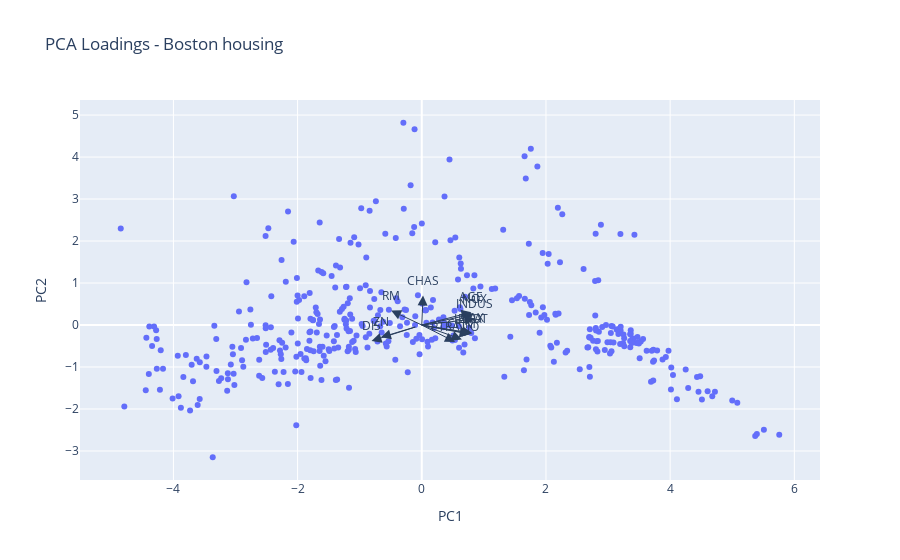

This figure's notebook cell:
### Code cell
fig = px.scatter(pca_fit, x=0, y=1, title="PCA Loadings - Boston housing",
                 labels={'0': 'PC1', '1': 'PC2'})

for i, feature in enumerate(features):
    fig.add_annotation(
        ax=0, ay=0,
        axref="x", ayref="y",
        x=loadings[i, 0],
        y=loadings[i, 1],
        showarrow=True,
        arrowsize=2,
        arrowhead=2,
        xanchor="right",
        yanchor="top"
    )
    fig.add_annotation(
        x=loadings[i, 0],
        y=loadings[i, 1],
        ax=0, ay=0,
        xanchor="center",
        yanchor="bottom",
        text=feature,
        yshift=5,
    )
fig.show()

### Figure 1 — Plotly figure (JSON) as saved in the notebook; plotly's stock layout.template omitted (floating-point values rounded to 4 significant figures; data arrays with more than 128 entries replaced by an {"elided": "..."} marker saying what was removed)
{"data": [{"hovertemplate": "PC1=%{x}<br>PC2=%{y}<extra></extra>", "legendgroup": "", "marker": {"color": "#636efa", "symbol": "circle"}, "mode": "markers", "name": "", "orientation": "v", "showlegend": false, "type": "scatter", "x": {"elided": "404 float values"}, "xaxis": "x", "y": {"elided": "404 float values"}, "yaxis": "y"}], "layout": {"annotations": [{"arrowhead": 2, "arrowsize": 2, "ax": 0, "axref": "x", "ay": 0, "ayref": "y", "showarrow": true, "x": 0.6466, "xanchor": "right", "y": -0.3432, "yanchor": "top"}, {"ax": 0, "ay": 0, "text": "CRIM", "x": 0.6466, "xanchor": "center", "y": -0.3432, "yanchor": "bottom", "yshift": 5}, {"arrowhead": 2, "arrowsize": 2, "ax": 0, "axref": "x", "ay": 0, "ayref": "y", "showarrow": true, "x": -0.6581, "xanchor": "right", "y": -0.2936, "yanchor": "top"}, {"ax": 0, "ay": 0, "text": "ZN", "x": -0.6581, "xanchor": "center", "y": -0.2936, "yanchor": "bottom", "yshift": 5}, {"arrowhead": 2, "arrowsize": 2, "ax": 0, "axref": "x", "ay": 0, "ayref": "y", "showarrow": true, "x": 0.8538, "xanchor": "right", "y": 0.1431, "yanchor": "top"}, {"ax": 0, "ay": 0, "text": "INDUS", "x": 0.8538, "xanchor": "center", "y": 0.1431, "yanchor": "bottom", "yshift": 5}, {"arrowhead": 2, "arrowsize": 2, "ax": 0, "axref": "x", "ay": 0, "ayref": "y", "showarrow": true, "x": 0.01965, "xanchor": "right", "y": 0.7024, "yanchor": "top"}, {"ax": 0, "ay": 0, "text": "CHAS", "x": 0.01965, "xanchor": "center", "y": 0.7024, "yanchor": "bottom", "yshift": 5}, {"arrowhead": 2, "arrowsize": 2, "ax": 0, "axref": "x", "ay": 0, "ayref": "y", "showarrow": true, "x": 0.842, "xanchor": "right", "y": 0.2639, "yanchor": "top"}, {"ax": 0, "ay": 0, "text": "NOX", "x": 0.842, "xanchor": "center", "y": 0.2639, "yanchor": "bottom", "yshift": 5}, {"arrowhead": 2, "arrowsize": 2, "ax": 0, "axref": "x", "ay": 0, "ayref": "y", "showarrow": true, "x": -0.4933, "xanchor": "right", "y": 0.3442, "yanchor": "top"}, {"ax": 0, "ay": 0, "text": "RM", "x": -0.4933, "xanchor": "center", "y": 0.3442, "yanchor": "bottom", "yshift": 5}, {"arrowhead": 2, "arrowsize": 2, "ax": 0, "axref": "x", "ay": 0, "ayref": "y", "showarrow": true, "x": 0.7992, "xanchor": "right", "y": 0.3057, "yanchor": "top"}, {"ax": 0, "ay": 0, "text": "AGE", "x": 0.7992, "xanchor": "center", "y": 0.3057, "yanchor": "bottom", "yshift": 5}, {"arrowhead": 2, "arrowsize": 2, "ax": 0, "axref": "x", "ay": 0, "ayref": "y", "showarrow": true, "x": -0.809, "xanchor": "right", "y": -0.3784, "yanchor": "top"}, {"ax": 0, "ay": 0, "text": "DIS", "x": -0.809, "xanchor": "center", "y": -0.3784, "yanchor": "bottom", "yshift": 5}, {"arrowhead": 2, "arrowsize": 2, "ax": 0, "axref": "x", "ay": 0, "ayref": "y", "showarrow": true, "x": 0.7707, "xanchor": "right", "y": -0.2187, "yanchor": "top"}, {"ax": 0, "ay": 0, "text": "RAD", "x": 0.7707, "xanchor": "center", "y": -0.2187, "yanchor": "bottom", "yshift": 5}, {"arrowhead": 2, "arrowsize": 2, "ax": 0, "axref": "x", "ay": 0, "ayref": "y", "showarrow": true, "x": 0.8174, "xanchor": "right", "y": -0.1968, "yanchor": "top"}, {"ax": 0, "ay": 0, "text": "TAX", "x": 0.8174, "xanchor": "center", "y": -0.1968, "yanchor": "bottom", "yshift": 5}, {"arrowhead": 2, "arrowsize": 2, "ax": 0, "axref": "x", "ay": 0, "ayref": "y", "showarrow": true, "x": 0.5358, "xanchor": "right", "y": -0.4018, "yanchor": "top"}, {"ax": 0, "ay": 0, "text": "PTRATIO", "x": 0.5358, "xanchor": "center", "y": -0.4018, "yanchor": "bottom", "yshift": 5}, {"arrowhead": 2, "arrowsize": 2, "ax": 0, "axref": "x", "ay": 0, "ayref": "y", "showarrow": true, "x": 0.7877, "xanchor": "right", "y": -0.2101, "yanchor": "top"}, {"ax": 0, "ay": 0, "text": "LSTAT", "x": 0.7877, "xanchor": "center", "y": -0.2101, "yanchor": "bottom", "yshift": 5}], "legend": {"tracegroupgap": 0}, "title": {"text": "PCA Loadings - Boston housing"}, "xaxis": {"anchor": "y", "domain": [0, 1], "title": {"text": "PC1"}}, "yaxis": {"anchor": "x", "domain": [0, 1], "title": {"text": "PC2"}}}}
